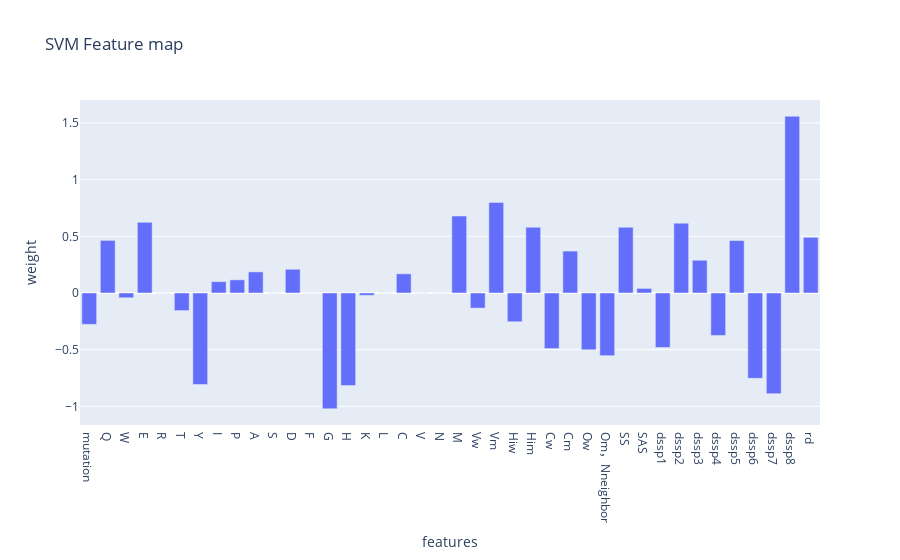

Notebook code for this chart:
### Code cell
fig = px.bar(x=df.columns, y=best_clf.coef_[0], labels={'x':'features', 'y':'weight'},title='SVM Feature map')
fig.show()

### Figure 1 — Plotly figure (JSON) as saved in the notebook; plotly's stock layout.template omitted (floating-point values rounded to 4 significant figures)
{"data": [{"alignmentgroup": "True", "hovertemplate": "features=%{x}<br>weight=%{y}<extra></extra>", "legendgroup": "", "marker": {"color": "#636efa"}, "name": "", "offsetgroup": "", "orientation": "v", "showlegend": false, "textposition": "auto", "type": "bar", "x": ["mutation", "Q", "W", "E", "R", "T", "Y", "I", "P", "A", "S", "D", "F", "G", "H", "K", "L", "C", "V", "N", "M", "Vw", "Vm", "Hiw", "Him", "Cw", "Cm", "Ow", "Om，Nneighbor", "SS", "SAS", "dssp1", "dssp2", "dssp3", "dssp4", "dssp5", "dssp6", "dssp7", "dssp8", "rd"], "xaxis": "x", "y": [-0.2767, 0.464, -0.04227, 0.623, 0, -0.1552, -0.8073, 0.1002, 0.116, 0.1859, 3.54e-16, 0.209, -1.957e-16, -1.021, -0.8171, -0.02077, 0, 0.1691, 0, 1.957e-16, 0.6786, -0.1331, 0.7992, -0.2537, 0.58, -0.4904, 0.3697, -0.501, -0.5532, 0.5793, 0.0401, -0.4808, 0.6158, 0.2888, -0.3751, 0.4622, -0.7526, -0.8881, 1.559, 0.4913], "yaxis": "y"}], "layout": {"barmode": "relative", "legend": {"tracegroupgap": 0}, "title": {"text": "SVM Feature map"}, "xaxis": {"anchor": "y", "domain": [0, 1], "title": {"text": "features"}}, "yaxis": {"anchor": "x", "domain": [0, 1], "title": {"text": "weight"}}}}
